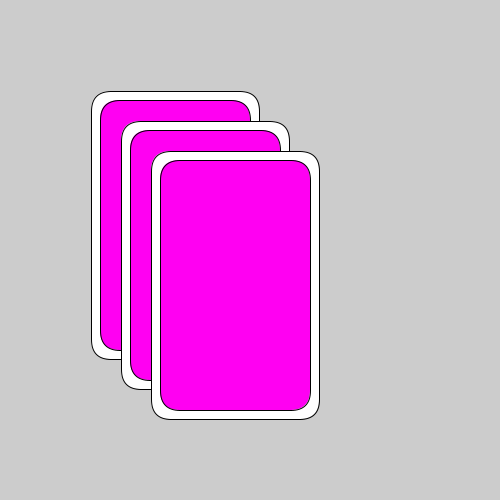
Frame 1 (no input)
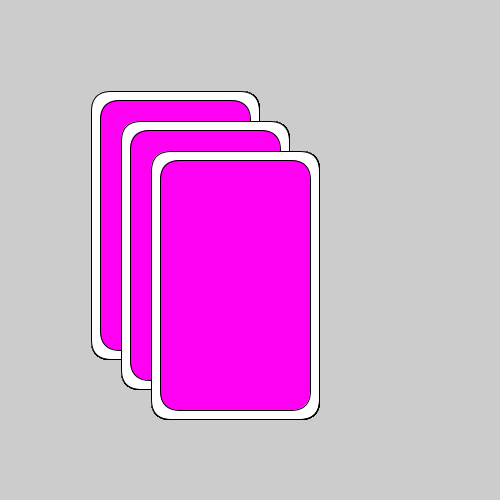
Frame 60 (the mouse pressed at the canvas centre just before this capture)
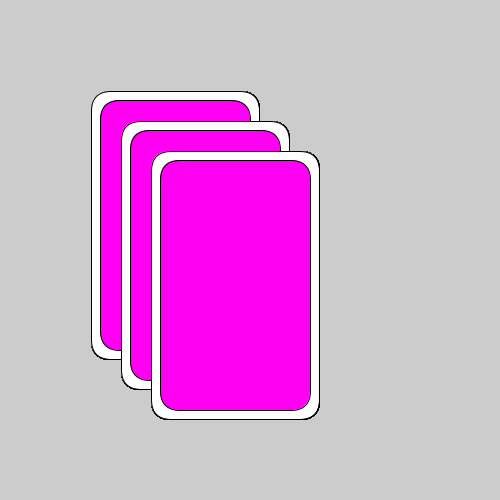
Frame 120 (the mouse held since frame 60 and released just before this capture)

The Processing sketch that drew these frames (run headless with seeded random() and noise(); from frame 60 on, the mouse is pressed at the canvas centre):

// Processing sketch: week02_2_many_drawCards_functions
// ── week02_2_many_drawCards_functions.pde
void setup(){
  size(500,500);
}
int W=18;
void draw(){
  drawCard(100,100);
  drawCard(130,130);
  drawCard(160,160);
}
void drawCard(int x, int y){
  fill(255);
  rect(x-W/2,y-W/2, 150+W, 250+W, 20);
  fill(#FF00F2);
  rect(x,y, 150, 250, 20); 
}
